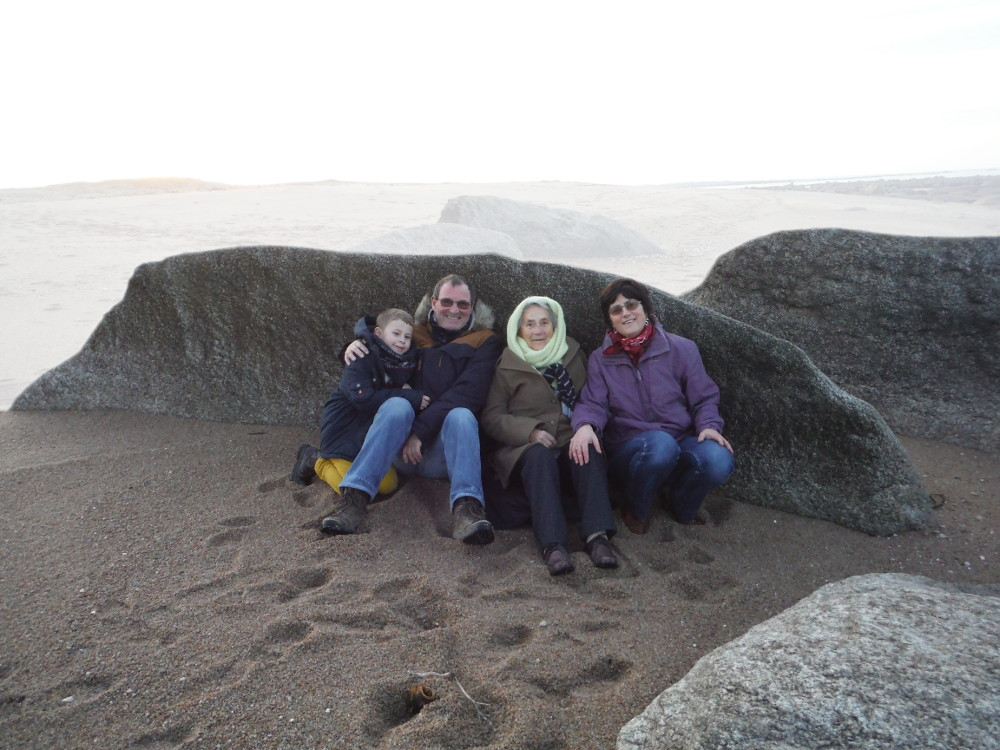

A 2D game scene composited from a Tiled map and its tileset images. What follows is a short description and the map's XML, with every tile layer's data as written:
An orthogonal 20x15 tile map with 50x50 px tiles, 1 tile layer (Tile Layer 1) and 1 object.

<map version="1.0" orientation="orthogonal" renderorder="right-down" width="20" height="15" tilewidth="50" tileheight="50" nextobjectid="3">
 <tileset firstgid="1" name="plage" tilewidth="50" tileheight="50" tilecount="300" columns="20">
  <image source="Atlas/plage.png" width="1000" height="750" />
 </tileset>
 <layer name="Tile Layer 1" width="20" height="15">
  <data encoding="csv">
1,2,3,4,5,6,7,8,9,10,11,12,13,14,15,16,17,18,19,20,
21,22,23,24,25,26,27,28,29,30,31,32,33,34,35,36,37,38,39,40,
41,42,43,44,45,46,47,48,49,50,51,52,53,54,55,56,57,58,59,60,
61,62,63,64,65,66,67,68,69,70,71,72,73,74,75,76,77,78,79,80,
81,82,83,84,85,86,87,88,89,90,91,92,93,94,95,96,97,98,99,100,
101,102,103,104,105,106,107,108,109,110,111,112,113,114,115,116,117,118,119,120,
121,122,123,124,125,126,127,128,129,130,131,132,133,134,135,136,137,138,139,140,
141,142,143,144,145,146,147,148,149,150,151,152,153,154,155,156,157,158,159,160,
161,162,163,164,165,166,167,168,169,170,171,172,173,174,175,176,177,178,179,180,
181,182,183,184,185,186,187,188,189,190,191,192,193,194,195,196,197,198,199,200,
201,202,203,204,205,206,207,208,209,210,211,212,213,214,215,216,217,218,219,220,
221,222,223,224,225,226,227,228,229,230,231,232,233,234,235,236,237,238,239,240,
241,242,243,244,245,246,247,248,249,250,251,252,253,254,255,256,257,258,259,260,
261,262,263,264,265,266,267,268,269,270,271,272,273,274,275,276,277,278,279,280,
281,282,283,284,285,286,287,288,289,290,291,292,293,294,295,296,297,298,299,300
</data>
 </layer>
 <objectgroup name="Obstacles">
  <object id="1" x="0.666667" y="408.667">
   <polyline points="0,0 10.6667,-3.33333 38,-28.6667 78.6667,-56 96,-80.6667 114,-102.667 126,-114 133.333,-137.333 149.333,-147.333 211.333,-160 270,-164 343.333,-156.667 486.667,-154 541.333,-147.333 681.333,-112 707.333,-127.333 721.333,-156 787.333,-180 998.667,-171.333 999.333,-412.667 -4.66667,-411.333 -0.666667,2" />
  </object>
 </objectgroup>
</map>
